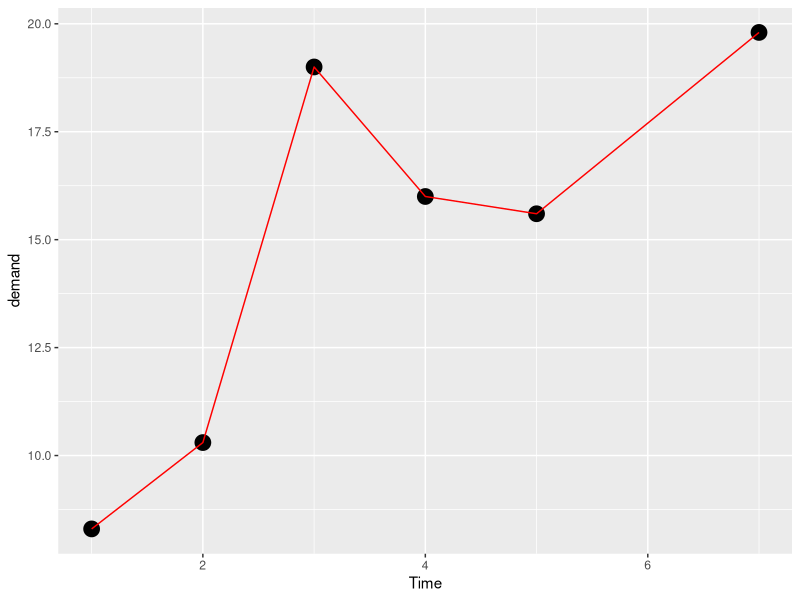
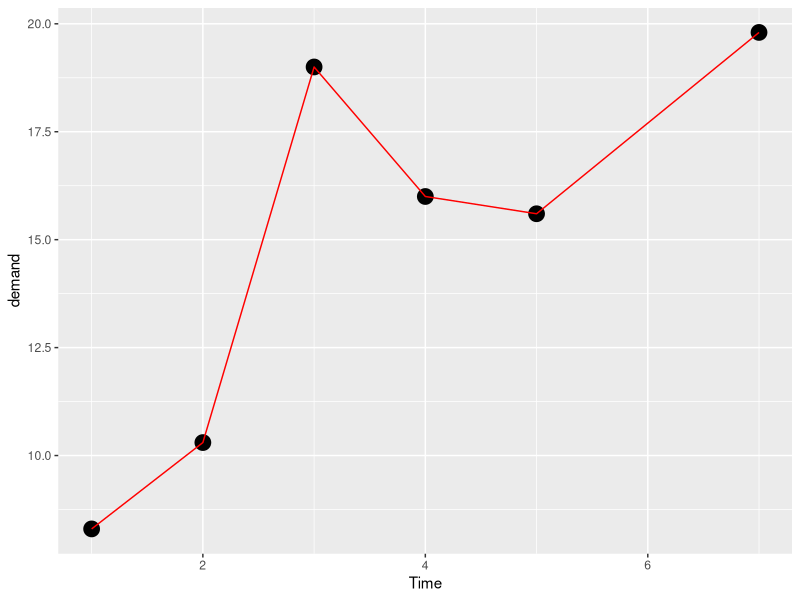
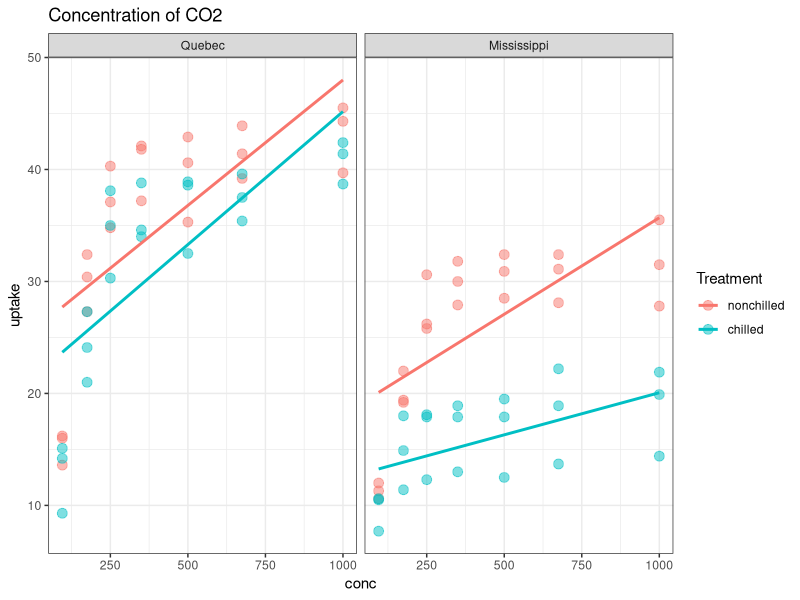
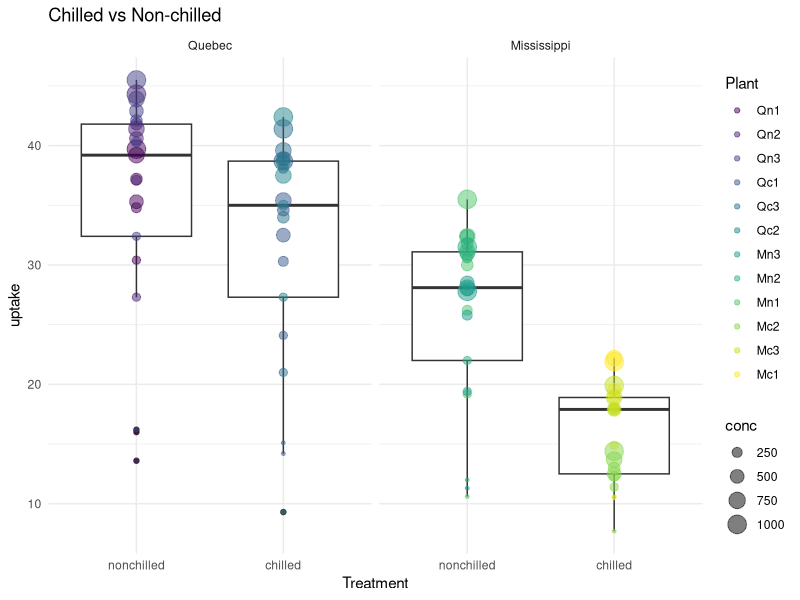
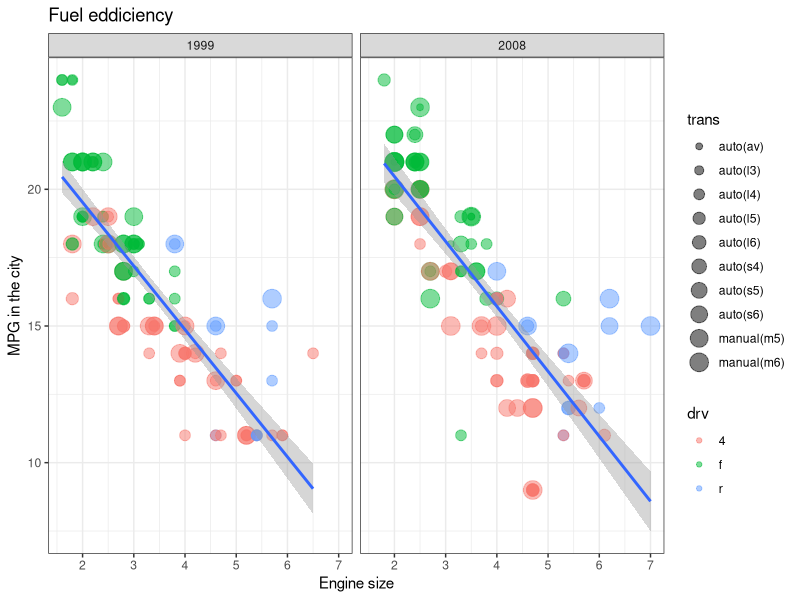
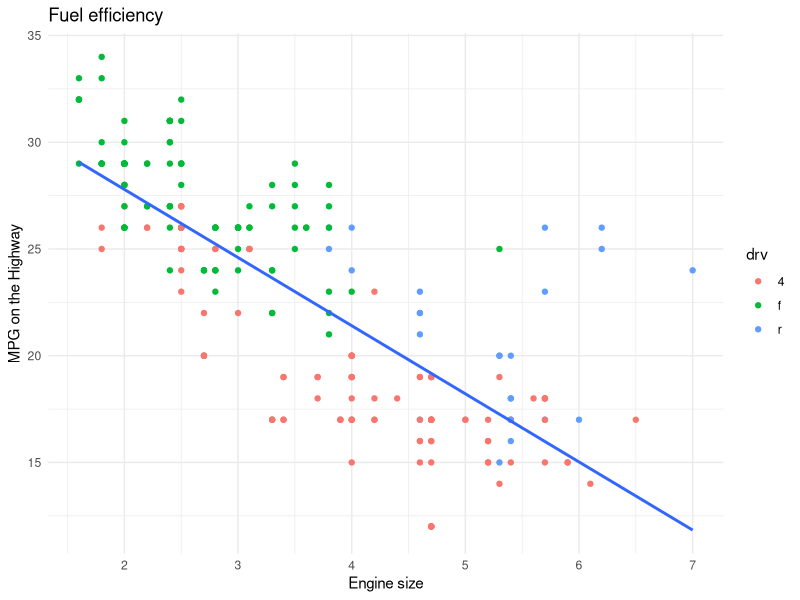
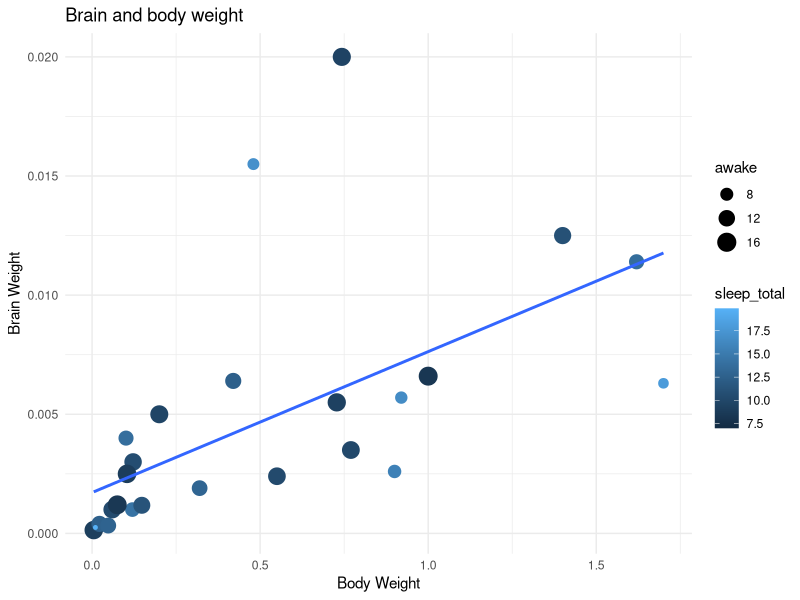
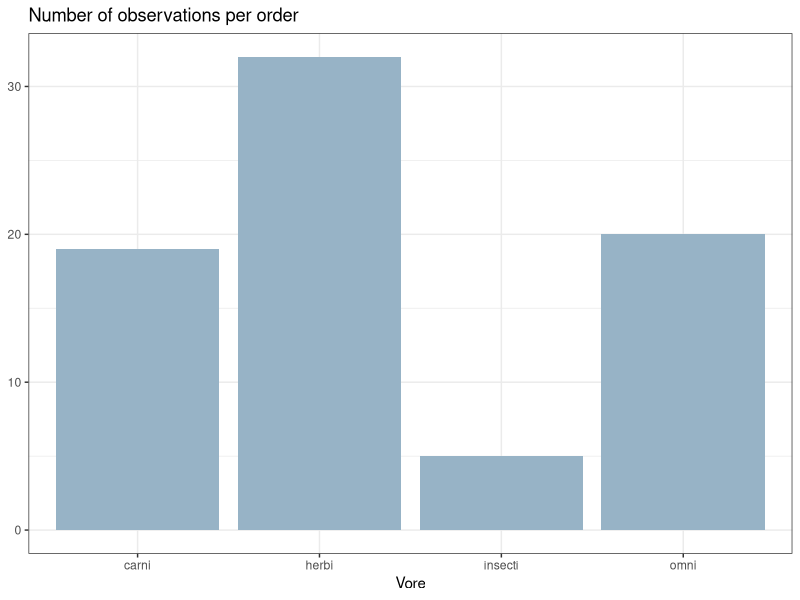

Write R code to recreate these figures, in order.
## ---- chunk 1
library(tidyverse)

# data()
# BOD
# View(CO2)
## ---- chunk 2
ggplot(data = BOD,
       mapping = aes(x = Time,
                     y = demand))+
  geom_point(size = 5)+
  geom_line(colour = "red")

# EQUALS TO 

BOD %>% 
  ggplot(aes(Time, demand)) +
  geom_point(size = 5) +
  geom_line(color = "red")

CO2 %>%
  ggplot(aes(conc, uptake, 
             colour = Treatment)) +
  geom_point(size = 3, alpha = 0.5) +
  geom_smooth(method = lm, se = F) +
  facet_wrap(~Type)+
  labs(title = "Concentration of CO2")+
  theme_bw()

CO2 %>% 
  ggplot(aes(Treatment, uptake))+
  geom_boxplot() +
  geom_point(alpha = 0.5,
             aes(size = conc,
                 colour = Plant))+
  facet_wrap(~Type) +
  #coord_flip() +
  theme_minimal()+
  labs(title = "Chilled vs Non-chilled")

mpg %>% 
  filter(cty < 25) %>% 
  ggplot(aes(displ,cty))+
  geom_point(aes(colour = drv,
                 size = trans),
             alpha = 0.5
  )+
  geom_smooth(method = lm)+
  facet_wrap(~year,nrow = 1)+
  labs(x = "Engine size",
       y = "MPG in the city",
       title = "Fuel eddiciency")+
  theme_bw()

## ---- chunk 3
mpg %>% 
  filter(hwy < 35) %>% 
  ggplot(aes(x = displ,
             y = hwy)) +
  geom_point(aes(colour = drv)) +
  geom_smooth(method = lm,
              se = F) +
  labs(x = "Engine size",
       y = "MPG on the Highway",
       title = "Fuel efficiency") +
  theme_minimal()

## ---- chunk 4
msleep %>% 
  filter(bodywt<2) %>% 
  ggplot(aes(bodywt, brainwt))+
  geom_point(aes(color = sleep_total,
                 size = awake))+
  geom_smooth(method = lm,
              se = F)+
  labs(x = "Body Weight",
       y = "Brain Weight",
       title = "Brain and body weight")+
  theme_minimal()

## ---- chunk 5
msleep %>% 
  drop_na(vore) %>% 
  ggplot(aes(vore)) +
  geom_bar(fill = "#97B3C6")+
  #coord_flip()+
  theme_bw()+
  labs(x = "Vore",
       y = NULL,
       title = "Number of observations per order")

# ggplot(aes(fct_infreq(vore)))
## ---- chunk 6
starwars %>% 
  filter(hair_color %in% c("black", "brown")) %>%
  drop_na(sex) %>% 
  ggplot(aes(hair_color, fill = sex)) +
  geom_bar(position = "dodge", # position dodge puts bars next to each other
           alpha = 0.5) +
  theme_bw() +
  labs(title = "Gender and Hair Colour",
       x = "Hair Colour",
       y = "Number") +
  theme(panel.grid.major = element_blank(),
        panel.grid.minor = element_blank())

## ---- chunk 7

msleep %>%
  ggplot(aes(awake))+
  geom_histogram(binwidth = 2, fill = "#972851")+
  theme_minimal() +
  labs(x = "Total sleep",
       y = NULL,
       title = "Histogram of total sleep")

## ---- chunk 8
msleep %>% 
  drop_na(vore) %>% 
  ggplot(aes(sleep_total))+
  geom_histogram()+
  facet_wrap(~vore)+
  theme_bw()
## ---- chunk 9
Orange %>% 
  filter(Tree != "1" & Tree != "2") %>%
  ggplot(aes(age, circumference, color = Tree)) +
  geom_line(size = 1) +
  geom_point(size = 5, alpha = 0.3) +
  theme_minimal() +
  labs(title = "Tree age and circumference")
## ---- chunk 10
msleep %>% 
  drop_na(vore) %>% 
  ggplot(aes(sleep_total))+
  geom_density()+
  facet_wrap(~vore)+
  theme_minimal()
## ---- chunk 11
msleep %>% 
  drop_na(vore) %>% 
  # filter(vore == "herbi" | vore == "omni") %>% 
  filter(vore %in% c("herbi", "omni")) %>% 
  ggplot(aes(sleep_total, fill = vore)) +
  geom_density(color = "gray", alpha = 0.3) +
  theme_bw()
## ---- chunk 12

msleep %>% 
  drop_na(vore) %>%
  ggplot(aes(vore, sleep_total)) +
  geom_boxplot() +
  coord_flip() +
  theme_bw()

